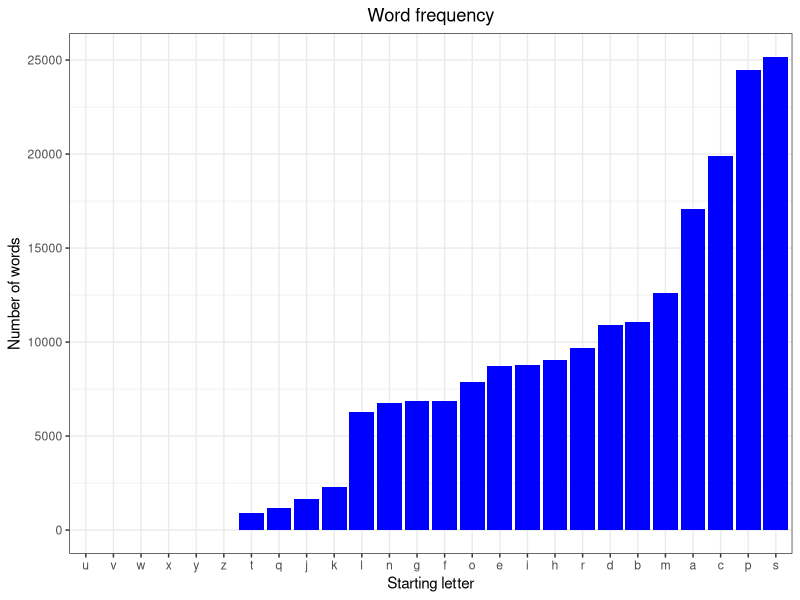

Source code (R):
library(tidyverse)

words <- readLines("./data/words.txt")

# create a dictionary (key: letter, value: the counts of word starting with this letter)_
dict <- rep(0, length(letters))
names(dict) <- letters

for (word in words) {
	letter <- str_to_lower(str_sub(word, start = 1, end = 1))
	dict[letter] <- dict[letter] + 1
}

lettersTable <- data.frame(letter = names(dict), freq = dict)

startLetter <- lettersTable %>%
	mutate(letter = fct_reorder(letter, freq)) %>%
	ggplot(aes(x = letter, y = freq)) +
	geom_bar(fill="blue", stat = "identity") +
	xlab("Starting letter") +
	ylab("Number of words") + 
	ggtitle("Word frequency") + 
	theme_bw() + 
	theme(plot.title = element_text(hjust = 0.5)) 

ggsave(filename = "./plots/startLetter.png", plot = startLetter)